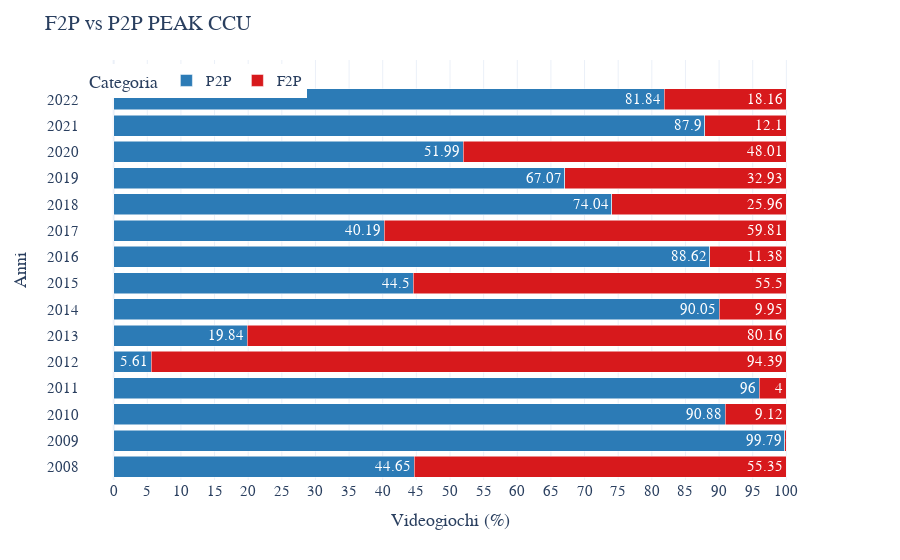

Notebook code cell kept with this figure:
### Code cell
import pandas as pd
import plotly.graph_objs as go
import plotly.express as px
import numpy as np




def valoreOwnerStimatoD(x,y):
    a = x.split()
    return int(int(a[0]) + int(a[2]))/2 + y

def graficoBarrePerEstimated():
    df = pd.read_csv('CodicePerGrafici/fileAggiornato.csv')
    df['Estimated owners'] =  df.apply(lambda x:valoreOwnerStimatoD(x['Estimated owners'],x['Peak CCU']),axis=1)
    df['Release date'] = df['Release date'].astype('datetime64[ns]')
    df['year'] = df['Release date'].apply(lambda x: x.year)

    df = df[['Estimated owners','year']].groupby('year').sum()
    df = df['Estimated owners']

    sum_df = df.cumsum()
    df[2003] = sum_df[2003]

    fig = go.Figure()

    graph1 = go.Bar(
        x=df.index[6:-1],
        y=df[6:-1],
        marker=dict(
            color='#253494' 
            ),
        name ="Numero di owner"
        )
    
    graph2 = go.Scatter(
        x=sum_df.index[6:-1],
        y= sum_df[6:-1],
        line={'width': 4, 'color':'#2c7fb8'},
        marker=dict(
                size=12,
                line={'width': 2, 'color':'#2c7fb8'},
                color='white' 

            ),
        mode="markers+lines",
        name ="Numero di Acqusiti cumulativa"
        )
    

    fig.add_trace(graph1)
    fig.add_trace(graph2)

    fig.update_layout(
        template="plotly_white",
        font_family="Calibri",
        xaxis_title="Anni",
        yaxis_title="Numero di Acquisti",

        plot_bgcolor = '#ffffff',

        xaxis=dict(
            tickmode='array',
            tickvals=df.index[6:-1],
            ticktext=[">=2003",2004,2005,2006,2007,2008,2009,2010,2011,2012,2013,2014,2015,2016,2017,2018,2019,2020,2021,2022]
        ),

        legend=dict(
            title = 'Legenda:',
            bgcolor='white' 
        ),
        
        font=dict( 
            size=15, 
            color='#000000'
        ),
        yaxis=dict(
            dtick=500000000,
            range=(0,7100000000)
        )
        
    )

    fig.update_xaxes(
        showgrid=True,
        gridwidth=2,
        linewidth=2,
        linecolor="black"
        
    )

    fig.update_yaxes(
        showgrid=True,
        gridwidth=2,
        linewidth=2,
        linecolor="black"
    )

    fig.show()

def replaceNanNum(x):
    if x != x:
        return 0
    return x

def diagrammaBarreF2PvsP2P():
    df = pd.read_csv('CodicePerGrafici/fileAggiornatoF2P.csv')
    df['Release date'] = df['Release date'].astype('datetime64[ns]')

    df['year'] = df['Release date'].apply(lambda x: x.year)

    P2P = df[df['F2P'] == False]
    F2P = df[df['F2P'] == True]



    series_P2P = P2P[['year']].value_counts().sort_index()
    series_F2P = F2P[['year']].value_counts().sort_index()

    series_F2P.apply(lambda x : replaceNanNum(x))
    series_P2P.apply(lambda x : replaceNanNum(x))



    sum_p2p = series_P2P.cumsum().sort_index()
    series_P2P[2008] = sum_p2p[2008]
    series_P2P = series_P2P[11:-1]

    sum_f2p = series_F2P.cumsum().sort_index()
    series_F2P[2008] = sum_f2p[2008]
    series_F2P = series_F2P.loc[2008:]          #ci sono dei vuoti negli anni
    

    df = pd.DataFrame(columns = ['P2P', 'F2P'])
    df['P2P'] = round(series_P2P/(series_P2P+series_F2P)*100,1)
    df['F2P'] = round(series_F2P/(series_P2P+series_F2P)*100,1)

    df.reset_index(inplace=True)
    fig = px.bar(df, x=['P2P','F2P'], y='year',
            barmode='stack',
            orientation='h',
            text_auto=True,
            color_discrete_map={'P2P': '#2c7bb6', 'F2P': '#d7191c'}
            )
    fig.update_traces(textposition="inside")


    fig.update_layout(
        template="plotly_white",
        font_family="Calibri",
        xaxis_title="Videogiochi (%)",
        yaxis_title="Anni",
        legend=dict(
            orientation="h",
            yanchor="top",
            y=0.99,
            xanchor="left",
            x=0.01
        ),

        legend_title = "Categoria",
        font=dict( 
            size=15, 
            color="#000000" 
        ),
        xaxis=dict(
            tickmode='array',
            range = (-5,105),
            tickvals=np.arange(0,101,5),
            ticktext=np.arange(0,101,5),
        ),

        yaxis=dict(
            tickmode='array',
            tickvals=np.arange(2008,2023,1),
            ticktext=np.arange(2008,2023,1)
        ),
    )
    
    
    fig.show()


def uscitePerMese():
    df = pd.read_csv('CodicePerGrafici/fileAggiornatoF2P.csv')
    df['Release date'] = df['Release date'].astype('datetime64[ns]')
    df['month'] = df['Release date'].apply(lambda x: x.month)


    fig = go.Figure()
    series = df['month'].value_counts(normalize=True).sort_index()

    graph = go.Bar(
            x=series.index,
            y=series,
            marker=dict(
                color='#2a475e' 
            )
            
        )
    
    fig.add_trace(graph)

    fig.update_layout(
        font_family="Calibri",
        template='simple_white',
        yaxis_title="Frequenza Relativa",
        xaxis=dict(
            tickmode='array',
            tickvals=series.index,
            ticktext=["Gen","Feb","Mar","Apr","Mag","Giu","Lug","Ago","Set","Ott","Nov","Dic"]
        ),
        
        font=dict( 
            size=17, 
            color="#171a21" 
        )
    )


    fig.update_xaxes(

        gridwidth=2,
        linewidth=2,
        linecolor="black"
        
    )

    fig.update_yaxes(

        showgrid=True,
        gridwidth=2,
        linewidth=2,
        linecolor="black"
    )
    fig.show() 


def valoreOwnerStimato(x):
    a = x.split()
    return int((int(a[0]) + int(a[2]))/2)

def diagrammaBarreF2PvsP2PAvgTime():
    df = pd.read_csv('CodicePerGrafici/fileAggiornatoF2P.csv')
    df['Release date'] = df['Release date'].astype('datetime64[ns]')

    df['Estimated owners'] =  df.apply(lambda x:valoreOwnerStimato(x['Estimated owners']),axis=1)
    
    df['year'] = df['Release date'].apply(lambda x: x.year)

    P2P = df[df['F2P'] == False]
    F2P = df[df['F2P'] == True]

    P2P['Average playtime forever'] = P2P['Average playtime forever'] * P2P['Estimated owners']
    F2P['Average playtime forever'] = F2P['Average playtime forever'] * F2P['Estimated owners']

    series_P2P = P2P[['year','Average playtime forever']].groupby('year').sum().sort_index()
    series_F2P = F2P[['year','Average playtime forever']].groupby('year').sum().sort_index()

    sum_p2p = series_P2P.cumsum().sort_index()
    series_P2P.loc[2008] = sum_p2p.loc[2008]
    series_P2P = series_P2P[11:-1]

    sum_f2p = series_F2P.cumsum().sort_index()
    series_F2P.loc[2008] = sum_f2p.loc[2008]
    series_F2P = series_F2P.loc[2008:]          #ci sono dei vuoti negli anni
    

    df = pd.DataFrame(columns = ['P2P', 'F2P'])
    df['P2P'] = round(series_P2P/(series_P2P+series_F2P)*100,2)
    df['F2P'] = round(series_F2P/(series_P2P+series_F2P)*100,2)

    df.reset_index(inplace=True)
    fig = px.bar(df, x=['P2P','F2P'], y='year',
            barmode='stack',
            orientation='h',
            text_auto=True,
            color_discrete_map={'P2P': '#2c7bb6', 'F2P': '#d7191c'}
            )
    fig.update_traces(textposition="inside")


    fig.update_layout(
        template="plotly_white",
        font_family="Calibri",
        xaxis_title="Videogiochi (%)",
        yaxis_title="Anni",
        legend=dict(
            orientation="h",
            yanchor="top",
            y=0.99,
            xanchor="left",
            x=0.01
        ),

        legend_title = "Categoria",
        font=dict( 
            size=15, 
            color="#000000" 
        ),
        xaxis=dict(
            tickmode='array',
            range = (-5,105),
            tickvals=np.arange(0,101,5),
            ticktext=np.arange(0,101,5),
        ),

        yaxis=dict(
            tickmode='array',
            tickvals=np.arange(2008,2023,1),
            ticktext=np.arange(2008,2023,1)
        ),
    )
    
    
    fig.show()

def diagrammaBarreF2PvsP2PPeakCCU():
    df = pd.read_csv('CodicePerGrafici/fileAggiornatoF2P.csv')
    df['Release date'] = df['Release date'].astype('datetime64[ns]')

    df['year'] = df['Release date'].apply(lambda x: x.year)

    P2P = df[df['F2P'] == False]
    F2P = df[df['F2P'] == True]

    series_P2P = P2P[['year','Peak CCU']].groupby('year').sum().sort_index()
    series_F2P = F2P[['year','Peak CCU']].groupby('year').sum().sort_index()

    sum_p2p = series_P2P.cumsum().sort_index()
    series_P2P.loc[2008] = sum_p2p.loc[2008]
    series_P2P = series_P2P[11:-1]

    sum_f2p = series_F2P.cumsum().sort_index()
    series_F2P.loc[2008] = sum_f2p.loc[2008]
    series_F2P = series_F2P.loc[2008:]          #ci sono dei vuoti negli anni
    

    df = pd.DataFrame(columns = ['P2P', 'F2P'])
    df['P2P'] = round(series_P2P/(series_P2P+series_F2P)*100,2)
    df['F2P'] = round(series_F2P/(series_P2P+series_F2P)*100,2)

    df.reset_index(inplace=True)
    fig = px.bar(df, x=['P2P','F2P'], y='year',
            barmode='stack',
            orientation='h',
            text_auto=True,
            color_discrete_map={'P2P': '#2c7bb6', 'F2P': '#d7191c'}
            )
    fig.update_traces(textposition="inside")


    fig.update_layout(
        template='plotly_white',
        font_family="Calibri",
        title = "F2P vs P2P PEAK CCU",
        xaxis_title="Peak CCU (%)",
        yaxis_title="Anni",
        legend=dict(
            orientation="h",
            yanchor="top",
            y=0.99,
            xanchor="left",
            x=0.01
        ),
        legend_title = "Categoria",
        font=dict( 
            size=15, 
        ),
        xaxis=dict(
            tickmode='array',
            range = (-5,105),
            tickvals=np.arange(0,101,5),
            ticktext=np.arange(0,101,5),
        ),

        yaxis=dict(
            tickmode='array',
            tickvals=np.arange(2008,2023,1),
            ticktext=np.arange(2008,2023,1)
        ),
    )
    
    
    fig.show()

#graficoBarrePerEstimated()
#diagrammaBarreF2PvsP2P()
#uscitePerMese()
#diagrammaBarreF2PvsP2PAvgTime()
diagrammaBarreF2PvsP2PPeakCCU()

### Figure 1 — Plotly figure (JSON) as saved in the notebook; plotly's stock layout.template omitted (floating-point values rounded to 4 significant figures)
{"data": [{"alignmentgroup": "True", "hovertemplate": "variable=P2P<br>value=%{x}<br>year=%{y}<extra></extra>", "legendgroup": "P2P", "marker": {"color": "#2c7bb6", "pattern": {"shape": ""}}, "name": "P2P", "offsetgroup": "P2P", "orientation": "h", "showlegend": true, "textposition": "inside", "texttemplate": "%{x}", "type": "bar", "x": [44.65, 99.79, 90.88, 96, 5.61, 19.84, 90.05, 44.5, 88.62, 40.19, 74.04, 67.07, 51.99, 87.9, 81.84, null], "xaxis": "x", "y": [2008, 2009, 2010, 2011, 2012, 2013, 2014, 2015, 2016, 2017, 2018, 2019, 2020, 2021, 2022, 2023], "yaxis": "y"}, {"alignmentgroup": "True", "hovertemplate": "variable=F2P<br>value=%{x}<br>year=%{y}<extra></extra>", "legendgroup": "F2P", "marker": {"color": "#d7191c", "pattern": {"shape": ""}}, "name": "F2P", "offsetgroup": "F2P", "orientation": "h", "showlegend": true, "textposition": "inside", "texttemplate": "%{x}", "type": "bar", "x": [55.35, 0.21, 9.12, 4, 94.39, 80.16, 9.95, 55.5, 11.38, 59.81, 25.96, 32.93, 48.01, 12.1, 18.16, null], "xaxis": "x", "y": [2008, 2009, 2010, 2011, 2012, 2013, 2014, 2015, 2016, 2017, 2018, 2019, 2020, 2021, 2022, 2023], "yaxis": "y"}], "layout": {"barmode": "stack", "font": {"family": "Calibri", "size": 15}, "legend": {"orientation": "h", "title": {"text": "Categoria"}, "tracegroupgap": 0, "x": 0.01, "xanchor": "left", "y": 0.99, "yanchor": "top"}, "margin": {"t": 60}, "title": {"text": "F2P vs P2P PEAK CCU"}, "xaxis": {"anchor": "y", "domain": [0, 1], "range": [-5, 105], "tickmode": "array", "ticktext": [0, 5, 10, 15, 20, 25, 30, 35, 40, 45, 50, 55, 60, 65, 70, 75, 80, 85, 90, 95, 100], "tickvals": [0, 5, 10, 15, 20, 25, 30, 35, 40, 45, 50, 55, 60, 65, 70, 75, 80, 85, 90, 95, 100], "title": {"text": "Videogiochi (%)"}}, "yaxis": {"anchor": "x", "domain": [0, 1], "tickmode": "array", "ticktext": [2008, 2009, 2010, 2011, 2012, 2013, 2014, 2015, 2016, 2017, 2018, 2019, 2020, 2021, 2022], "tickvals": [2008, 2009, 2010, 2011, 2012, 2013, 2014, 2015, 2016, 2017, 2018, 2019, 2020, 2021, 2022], "title": {"text": "Anni"}}}}
